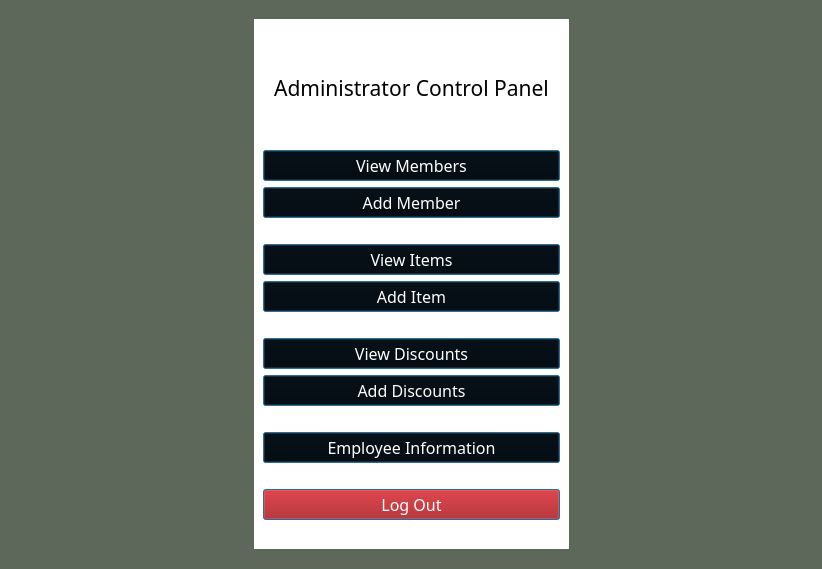
<?xml version="1.0" encoding="UTF-8"?>
<ui version="4.0">
 <class>MainWindow</class>
 <widget class="QMainWindow" name="MainWindow">
  <property name="geometry">
   <rect>
    <x>0</x>
    <y>0</y>
    <width>822</width>
    <height>569</height>
   </rect>
  </property>
  <property name="windowTitle">
   <string>Limitless Loyalty</string>
  </property>
  <property name="styleSheet">
   <string notr="true">background-color: rgb(93, 103, 90);</string>
  </property>
  <widget class="QWidget" name="centralwidget">
   <layout class="QGridLayout" name="gridLayout">
    <item row="1" column="2">
     <spacer name="horizontalSpacer_4">
      <property name="orientation">
       <enum>Qt::Horizontal</enum>
      </property>
      <property name="sizeHint" stdset="0">
       <size>
        <width>40</width>
        <height>20</height>
       </size>
      </property>
     </spacer>
    </item>
    <item row="0" column="1">
     <spacer name="verticalSpacer_2">
      <property name="orientation">
       <enum>Qt::Vertical</enum>
      </property>
      <property name="sizeHint" stdset="0">
       <size>
        <width>20</width>
        <height>40</height>
       </size>
      </property>
     </spacer>
    </item>
    <item row="1" column="0">
     <spacer name="horizontalSpacer_3">
      <property name="orientation">
       <enum>Qt::Horizontal</enum>
      </property>
      <property name="sizeHint" stdset="0">
       <size>
        <width>40</width>
        <height>20</height>
       </size>
      </property>
     </spacer>
    </item>
    <item row="2" column="1">
     <spacer name="verticalSpacer">
      <property name="orientation">
       <enum>Qt::Vertical</enum>
      </property>
      <property name="sizeHint" stdset="0">
       <size>
        <width>20</width>
        <height>40</height>
       </size>
      </property>
     </spacer>
    </item>
    <item row="1" column="1">
     <widget class="QWidget" name="widget" native="true">
      <property name="cursor">
       <cursorShape>ArrowCursor</cursorShape>
      </property>
      <property name="styleSheet">
       <string notr="true">background-color: rgb(255, 255, 255);</string>
      </property>
      <layout class="QVBoxLayout" name="verticalLayout">
       <item>
        <widget class="QLabel" name="label">
         <property name="font">
          <font>
           <family>Times New Roman</family>
           <pointsize>12</pointsize>
          </font>
         </property>
         <property name="styleSheet">
          <string notr="true">color: rgb(255, 255, 255);</string>
         </property>
         <property name="text">
          <string>Spacer Text To Make </string>
         </property>
        </widget>
       </item>
       <item>
        <spacer name="horizontalSpacer_9">
         <property name="orientation">
          <enum>Qt::Horizontal</enum>
         </property>
         <property name="sizeHint" stdset="0">
          <size>
           <width>40</width>
           <height>20</height>
          </size>
         </property>
        </spacer>
       </item>
       <item>
        <widget class="QLabel" name="label_2">
         <property name="font">
          <font>
           <family>Bell MT</family>
           <pointsize>16</pointsize>
          </font>
         </property>
         <property name="text">
          <string>  Administrator Control Panel  </string>
         </property>
         <property name="alignment">
          <set>Qt::AlignCenter</set>
         </property>
        </widget>
       </item>
       <item>
        <widget class="QLabel" name="errMsg">
         <property name="font">
          <font>
           <family>Times New Roman</family>
           <pointsize>10</pointsize>
          </font>
         </property>
         <property name="styleSheet">
          <string notr="true">color: rgb(255, 255, 255);</string>
         </property>
         <property name="text">
          <string>&lt;DEFAULT ERROR TEXT&gt;</string>
         </property>
         <property name="alignment">
          <set>Qt::AlignCenter</set>
         </property>
        </widget>
       </item>
       <item>
        <spacer name="horizontalSpacer_5">
         <property name="orientation">
          <enum>Qt::Horizontal</enum>
         </property>
         <property name="sizeHint" stdset="0">
          <size>
           <width>40</width>
           <height>20</height>
          </size>
         </property>
        </spacer>
       </item>
       <item>
        <widget class="QPushButton" name="viewMember">
         <property name="sizePolicy">
          <sizepolicy hsizetype="Minimum" vsizetype="MinimumExpanding">
           <horstretch>0</horstretch>
           <verstretch>0</verstretch>
          </sizepolicy>
         </property>
         <property name="font">
          <font>
           <family>Bell MT</family>
           <pointsize>12</pointsize>
          </font>
         </property>
         <property name="styleSheet">
          <string notr="true">background-color: rgb(0, 0, 0);
color: rgb(255, 255, 255);</string>
         </property>
         <property name="text">
          <string>View Members</string>
         </property>
         <property name="default">
          <bool>true</bool>
         </property>
        </widget>
       </item>
       <item>
        <widget class="QPushButton" name="addMember">
         <property name="sizePolicy">
          <sizepolicy hsizetype="Minimum" vsizetype="MinimumExpanding">
           <horstretch>0</horstretch>
           <verstretch>0</verstretch>
          </sizepolicy>
         </property>
         <property name="font">
          <font>
           <family>Bell MT</family>
           <pointsize>12</pointsize>
          </font>
         </property>
         <property name="styleSheet">
          <string notr="true">background-color: rgb(0, 0, 0);
color: rgb(255, 255, 255);</string>
         </property>
         <property name="text">
          <string>Add Member</string>
         </property>
         <property name="default">
          <bool>true</bool>
         </property>
        </widget>
       </item>
       <item>
        <spacer name="horizontalSpacer_7">
         <property name="orientation">
          <enum>Qt::Horizontal</enum>
         </property>
         <property name="sizeHint" stdset="0">
          <size>
           <width>40</width>
           <height>20</height>
          </size>
         </property>
        </spacer>
       </item>
       <item>
        <widget class="QPushButton" name="viewItems">
         <property name="sizePolicy">
          <sizepolicy hsizetype="Minimum" vsizetype="MinimumExpanding">
           <horstretch>0</horstretch>
           <verstretch>0</verstretch>
          </sizepolicy>
         </property>
         <property name="font">
          <font>
           <family>Bell MT</family>
           <pointsize>12</pointsize>
          </font>
         </property>
         <property name="styleSheet">
          <string notr="true">background-color: rgb(0, 0, 0);
color: rgb(255, 255, 255);</string>
         </property>
         <property name="text">
          <string>View Items</string>
         </property>
         <property name="default">
          <bool>true</bool>
         </property>
        </widget>
       </item>
       <item>
        <widget class="QPushButton" name="addItem">
         <property name="sizePolicy">
          <sizepolicy hsizetype="Minimum" vsizetype="MinimumExpanding">
           <horstretch>0</horstretch>
           <verstretch>0</verstretch>
          </sizepolicy>
         </property>
         <property name="font">
          <font>
           <family>Bell MT</family>
           <pointsize>12</pointsize>
          </font>
         </property>
         <property name="styleSheet">
          <string notr="true">background-color: rgb(0, 0, 0);
color: rgb(255, 255, 255);</string>
         </property>
         <property name="text">
          <string>Add Item</string>
         </property>
         <property name="default">
          <bool>true</bool>
         </property>
        </widget>
       </item>
       <item>
        <spacer name="horizontalSpacer_8">
         <property name="orientation">
          <enum>Qt::Horizontal</enum>
         </property>
         <property name="sizeHint" stdset="0">
          <size>
           <width>40</width>
           <height>20</height>
          </size>
         </property>
        </spacer>
       </item>
       <item>
        <widget class="QPushButton" name="viewDiscount">
         <property name="sizePolicy">
          <sizepolicy hsizetype="Minimum" vsizetype="MinimumExpanding">
           <horstretch>0</horstretch>
           <verstretch>0</verstretch>
          </sizepolicy>
         </property>
         <property name="font">
          <font>
           <family>Bell MT</family>
           <pointsize>12</pointsize>
          </font>
         </property>
         <property name="styleSheet">
          <string notr="true">background-color: rgb(0, 0, 0);
color: rgb(255, 255, 255);</string>
         </property>
         <property name="text">
          <string>View Discounts</string>
         </property>
         <property name="default">
          <bool>true</bool>
         </property>
        </widget>
       </item>
       <item>
        <widget class="QPushButton" name="addDiscount">
         <property name="sizePolicy">
          <sizepolicy hsizetype="Minimum" vsizetype="MinimumExpanding">
           <horstretch>0</horstretch>
           <verstretch>0</verstretch>
          </sizepolicy>
         </property>
         <property name="font">
          <font>
           <family>Bell MT</family>
           <pointsize>12</pointsize>
          </font>
         </property>
         <property name="styleSheet">
          <string notr="true">background-color: rgb(0, 0, 0);
color: rgb(255, 255, 255);</string>
         </property>
         <property name="text">
          <string>Add Discounts</string>
         </property>
         <property name="default">
          <bool>true</bool>
         </property>
        </widget>
       </item>
       <item>
        <spacer name="horizontalSpacer">
         <property name="orientation">
          <enum>Qt::Horizontal</enum>
         </property>
         <property name="sizeHint" stdset="0">
          <size>
           <width>40</width>
           <height>20</height>
          </size>
         </property>
        </spacer>
       </item>
       <item>
        <widget class="QPushButton" name="changeEmpBtn">
         <property name="font">
          <font>
           <family>Bell MT</family>
           <pointsize>12</pointsize>
          </font>
         </property>
         <property name="styleSheet">
          <string notr="true">background-color: rgb(0, 0, 0);
color: rgb(255, 255, 255);</string>
         </property>
         <property name="text">
          <string>Employee Information</string>
         </property>
         <property name="default">
          <bool>true</bool>
         </property>
        </widget>
       </item>
       <item>
        <spacer name="horizontalSpacer_6">
         <property name="orientation">
          <enum>Qt::Horizontal</enum>
         </property>
         <property name="sizeHint" stdset="0">
          <size>
           <width>40</width>
           <height>20</height>
          </size>
         </property>
        </spacer>
       </item>
       <item>
        <widget class="QPushButton" name="logOut">
         <property name="sizePolicy">
          <sizepolicy hsizetype="Minimum" vsizetype="MinimumExpanding">
           <horstretch>0</horstretch>
           <verstretch>0</verstretch>
          </sizepolicy>
         </property>
         <property name="font">
          <font>
           <family>Bell MT</family>
           <pointsize>12</pointsize>
          </font>
         </property>
         <property name="styleSheet">
          <string notr="true">background-color: rgb(170, 0, 0);
color: rgb(255, 255, 255);</string>
         </property>
         <property name="text">
          <string>Log Out</string>
         </property>
         <property name="default">
          <bool>true</bool>
         </property>
        </widget>
       </item>
       <item>
        <spacer name="horizontalSpacer_2">
         <property name="orientation">
          <enum>Qt::Horizontal</enum>
         </property>
         <property name="sizeHint" stdset="0">
          <size>
           <width>40</width>
           <height>20</height>
          </size>
         </property>
        </spacer>
       </item>
      </layout>
     </widget>
    </item>
   </layout>
  </widget>
 </widget>
 <resources/>
 <connections/>
</ui>
